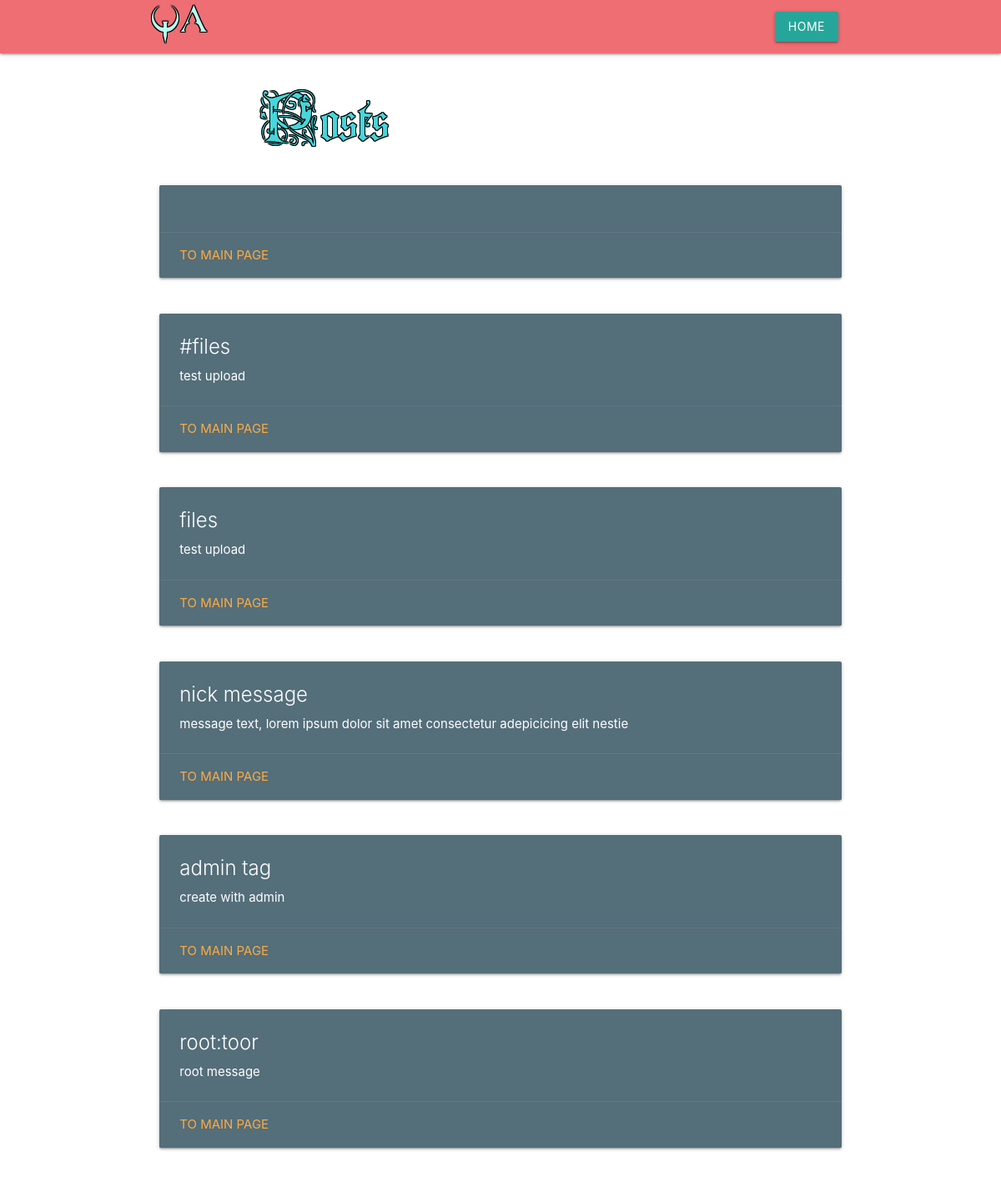
/blog, run on an earlier commit of the app's database.
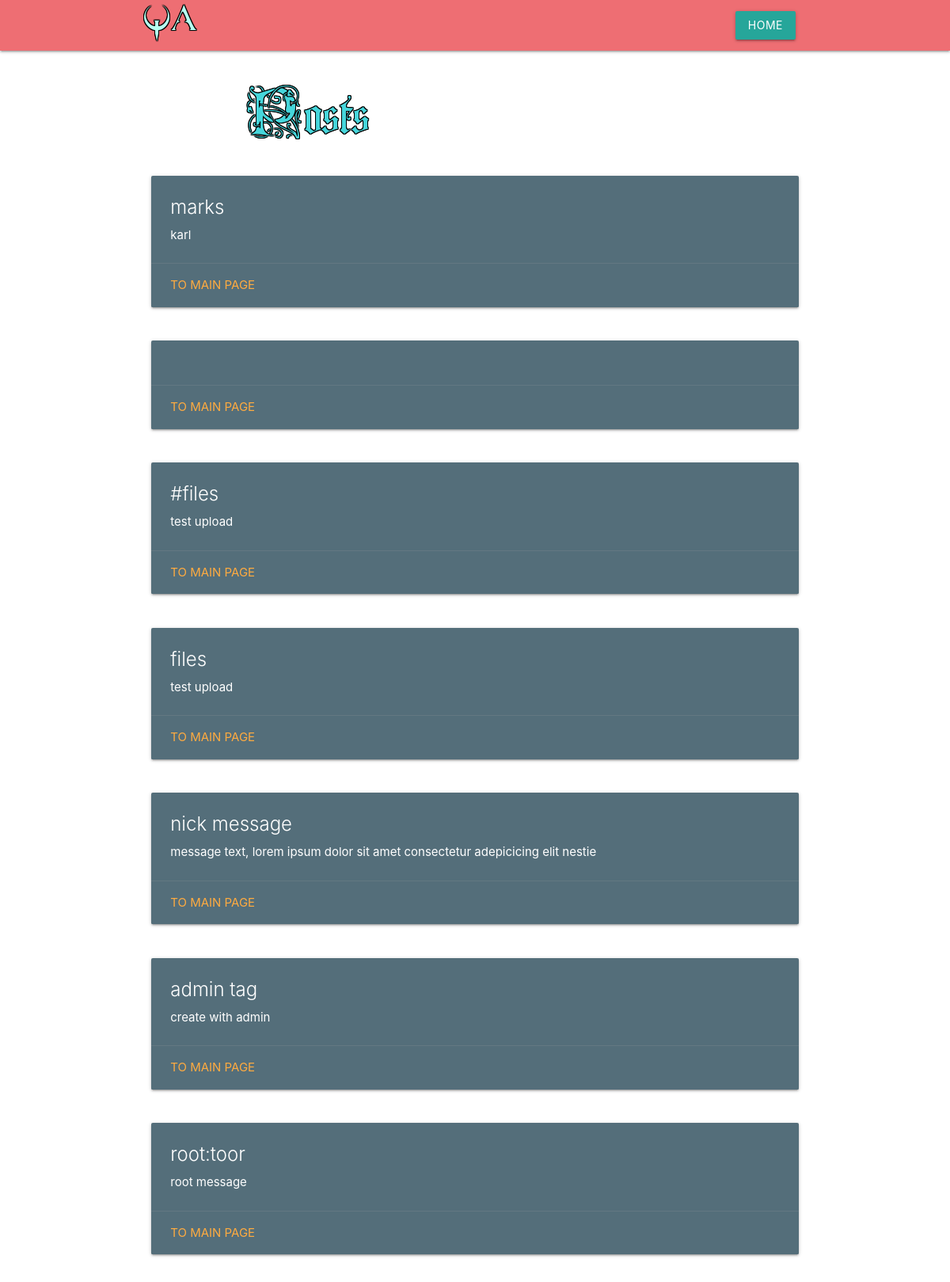
And on a later commit of the database.
### landing/models.py (models this page shows, shortened)
class Message(db.Model):
    id = db.Column(db.Integer, primary_key=True)
    text = db.Column(db.String(1024), nullable=False)

class Tag(db.Model):
    id = db.Column(db.Integer, primary_key=True)
    text = db.Column(db.String(32), nullable=False)
    message_id = db.Column(db.Integer, db.ForeignKey('message.id'), nullable=False)
    message = db.relationship('Message', backref=db.backref('tags', lazy=True))

### landing/routes.py (the view)
@app.route('/blog', methods=['GET'])
def blog():
    try:
        uname = current_user.login
    except:
        uname = False
    return render_template('blog.html', messages=list(reversed(Message.query.all())), curusr=uname)

### landing/routes.py (called while the page is built)
@app.after_request
def redirect_to_signin(response):
    if response.status_code == 401:
        return redirect(url_for('login_page') + '?next=' + request.url)
    return response

### landing/templates/blog.html (shortened to what this page needs)
<!DOCTYPE html>
<html lang="en">
<head>
    <link rel="stylesheet" href="https://cdnjs.cloudflare.com/ajax/libs/materialize/1.0.0/css/materialize.min.css">
</head>
<body>
<header>
    <nav class="sidenav-trigger">
        <div class="nav-wrapper">
            <div class="container">
                {% if curusr %}
                    <a href="#!" class="brand-logo">root: {{ curusr }}</a>
                {% else %}
                    <a href="#!" class="brand-logo"><img style="margin-top: 5%;"src="{{ url_for('static', filename='images/logoQA.png')}}"></a>
                {% endif %}
            </div>
            <div class="container">
                <ul class="right hide-on-med-and-down">
                    <li><a class="waves-effect waves-light btn" href="{{ url_for('home') }}">home</a></li>
                </ul>
            </div>
        </div>
    </nav>
</header>
<div class="container">
    <div class="container">
        <h1><img class="responsive-img" src="{{ url_for('static', filename='images/BlogPosts.png')}}"></h1>
    </div>
    {% for message in messages %}
    <div class="row">
        <div class="col s12 m12 l12">
          <div class="card blue-grey darken-1">
            <div class="card-content white-text">
                {% for tag in message.tags %}
              <span class="card-title">{{ tag.text }}</span>
                {% endfor %}
              <p>{{ message.text }}</p>
            </div>
            <div class="card-action">
              <a href="{{ url_for('home') }}">to main page</a>
            </div>
          </div>
        </div>
    </div>
    {% endfor %}
</div>
</body>
</html>

What changed in the data, as far as the page shows it:
added Message: text "karl"
added Tag: text "marks", shown under "karl"
